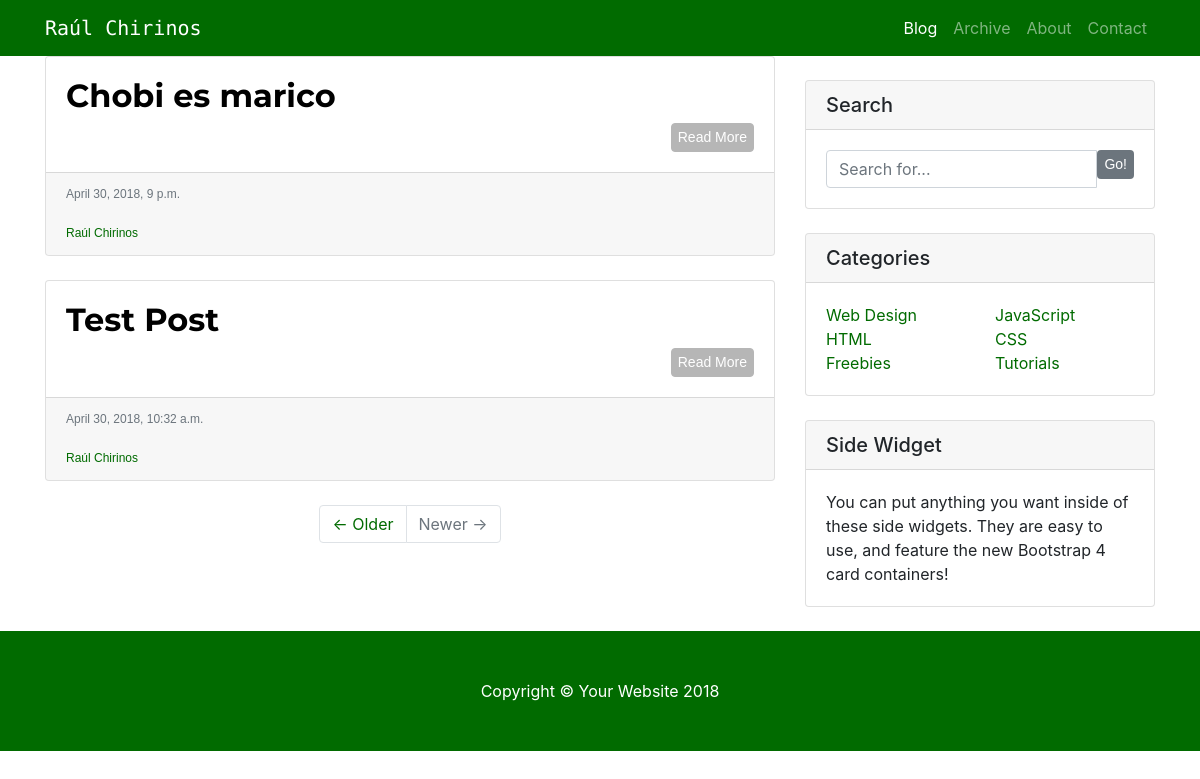
Before: / with the older database file.
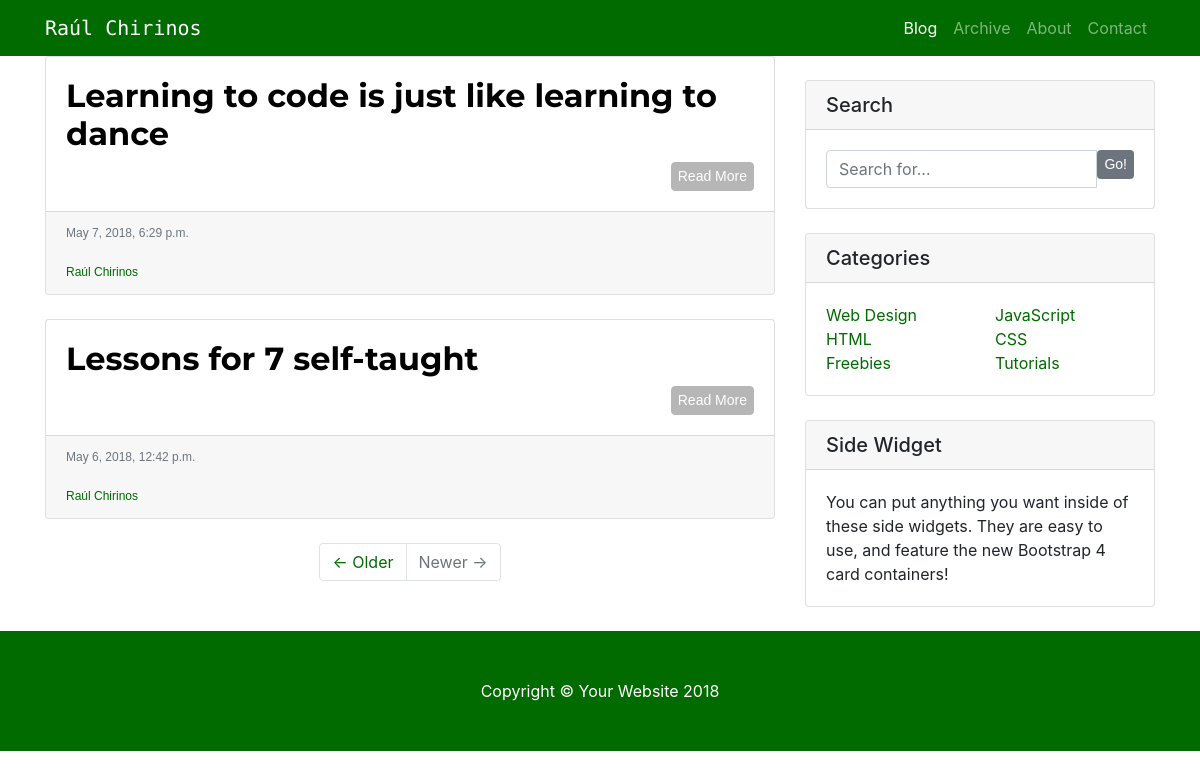
After: the same page with the newer database file.
### raulchirinos/models.py (models this page shows, shortened)
class Post(models.Model):
    title = models.CharField(max_length=255)
    body = MarkdownxField()
    tags = models.ManyToManyField(Tag)
    author = models.CharField(max_length=255, default='Raúl Chirinos')
    date = models.DateTimeField(auto_now_add=True, blank=True)
    slug = models.SlugField(max_length=500, unique=True, blank=True)
    class Meta:
        ordering = ['-date']
    @property
    def formatted_markdown(self):
        return markdownify(self.body)

### raulchirinos/templates/raulchirinos/index.html (shortened to what this page needs)
<!DOCTYPE html>
<html lang="en">
  <head>
    {% load static %}
    <link rel="stylesheet" type="text/css" href="{% static 'raulchirinos/bootstrap.min.css' %}" />
    <link href="{% static 'raulchirinos/blog-home.css' %}" rel="stylesheet">
  </head>
  <body>
    <nav class="navbar navbar-expand-lg navbar-dark bg-dark fixed-top">
      <div class="container">
        <a id='blog_title' href="/" class="navbar-brand" href="#">Raúl Chirinos</a>
        <div class="collapse navbar-collapse" id="navbarResponsive">
          <ul class="navbar-nav ml-auto">
            <li class="nav-item active">
              <a class="nav-link" href="/">Blog
              </a>
            </li>
            <li class="nav-item">
              <a class="nav-link" href="/archive">Archive</a>
            </li>
            <li class="nav-item">
              <a class="nav-link" href="#">About</a>
            </li>
            <li class="nav-item">
              <a class="nav-link" href="#">Contact</a>
            </li>
          </ul>
        </div>
      </div>
    </nav>
    <div class="container">
      <div class="row">
        <div class="col-md-8">
          {% for blog in object_list %}
            <div class="card mb-4">
              <div class="card-body">
                <h4> <a href="post/{{blog.slug}}" id="post_title" class="card-title">{{blog.title}}</a>  </h4>
                <a href="post/{{blog.slug}}" class="btn btn-primary">Read More</a>
              </div>
              <div class="card-footer text-muted">
                <p id="foot_page">{{blog.date}}</p>
                <a id="foot_page" href="#">{{blog.author}}</a>
              </div>
            </div>
          {% endfor %}
          <ul class="pagination justify-content-center mb-4">
            <li class="page-item">
              <a class="page-link" href="#">&larr; Older</a>
            </li>
            <li class="page-item disabled">
              <a class="page-link" href="#">Newer &rarr;</a>
            </li>
          </ul>
        </div>
        <div class="col-md-4">
          <div class="card my-4">
            <h5 class="card-header">Search</h5>
            <div class="card-body">
              <div class="input-group">
                <input type="text" class="form-control" placeholder="Search for...">
                <span class="input-group-btn">
                  <button class="btn btn-secondary" type="button">Go!</button>
                </span>
              </div>
            </div>
          </div>
          <div class="card my-4">
            <h5 class="card-header">Categories</h5>
            <div class="card-body">
              <div class="row">
                <div class="col-lg-6">
                  <ul class="list-unstyled mb-0">
                    <li>
                      <a href="#">Web Design</a>
                    </li>
                    <li>
                      <a href="#">HTML</a>
                    </li>
                    <li>
                      <a href="#">Freebies</a>
                    </li>
                  </ul>
                </div>
                <div class="col-lg-6">
                  <ul class="list-unstyled mb-0">
                    <li>
                      <a href="#">JavaScript</a>
                    </li>
                    <li>
                      <a href="#">CSS</a>
                    </li>
                    <li>
                      <a href="#">Tutorials</a>
                    </li>
                  </ul>
                </div>
              </div>
            </div>
          </div>
          <div class="card my-4">
            <h5 class="card-header">Side Widget</h5>
            <div class="card-body">
              You can put anything you want inside of these side widgets. They are easy to use, and feature the new Bootstrap 4 card containers!
            </div>
          </div>
        </div>
      </div>
    </div>
    <footer class="py-5 bg-dark">
      <div class="container">
        <p class="m-0 text-center text-white">Copyright &copy; Your Website 2018</p>
      </div>
    </footer>
  </body>
</html>

### raulchirinos/static/raulchirinos/blog-home.css (style rules this page uses)
body { padding-top: 54px; }
@media (min-width: 992px) { body { padding-top: 56px; } }
a:link, a:visited, a:hover, a:active { color: #016b00; text-decoration: none; }
#post_title { font-family: 'Montserrat', sans-serif; font-size: 32px; font-weight: bold; color: black; }
#foot_page { font-family: 'Jura', sans-serif; font-size: 12px }
#blog_title { font-family: 'Source Code Pro', monospace; }
.btn { float: right; font-family: 'Open+Sans', sans-serif; display: inline-block; font-weight: 500; text-align: center; white-space: nowrap; vertical-align: middle; -webkit-user-select: none; -moz-user-select: none; -ms-user-select: none; user-select: none; border: 1px solid transparent; padding: 0.1875rem 0.375rem; font-size: 14px; line-height: 1.5; border-radius: 0.25rem; transition: color 0.15s ease-in-out, background-color 0.15s ease-in-out, border-color 0.15s ease-in-out, box-shadow 0.15s ease-in-out; }
.btn-primary { color: #fff !important; background-color: #b6b6b6; border-color: #b6b6b6; }
.bg-dark { background-color: #016b00 !important; }
.navbar-dark .navbar-brand { color: #ffffff; }

Changed rows visible on the page:
removed Post: title "Chobi es marico", date "April 30, 2018, 9 p.m.", author "Raúl Chirinos"
removed Post: title "Test Post", date "April 30, 2018, 10:32 a.m.", author "Raúl Chirinos"
added Post: title "Learning to code is just like learning to dance", date "May 7, 2018, 6:29 p.m.", author "Raúl Chirinos"
added Post: title "Lessons for 7 self-taught", date "May 6, 2018, 12:42 p.m.", author "Raúl Chirinos"
